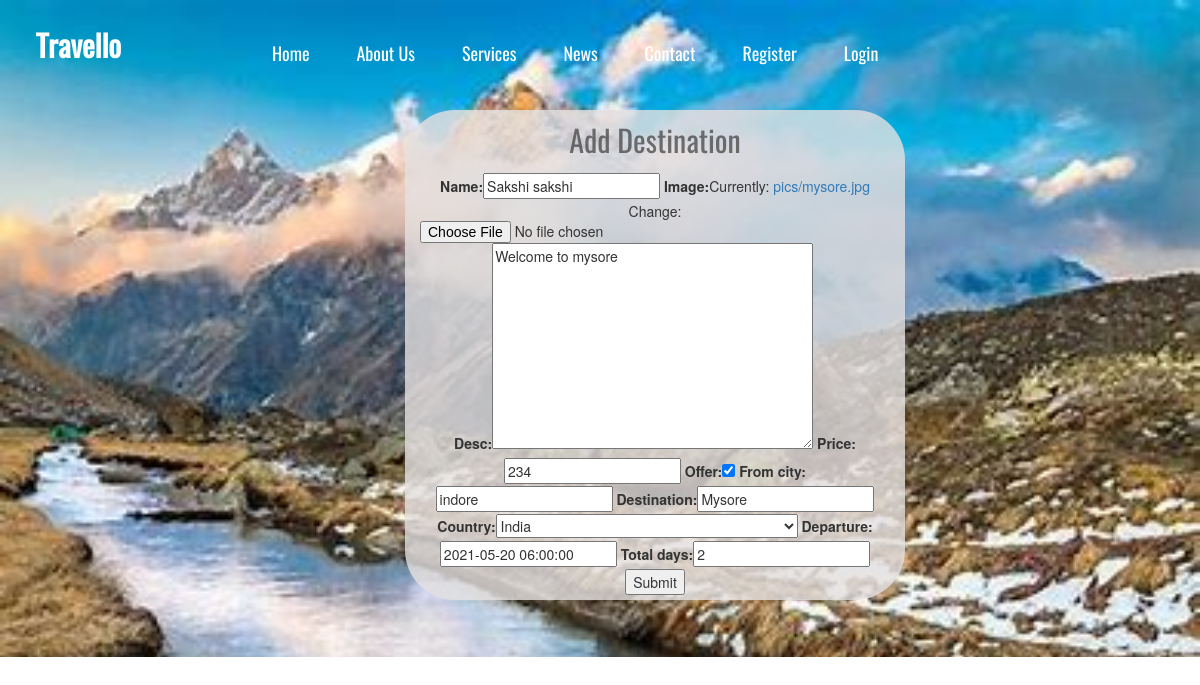
Screenshot of /update/6/ with the database file from the repository.
### travello/models.py (models this page shows)
class Destination(models.Model):
    name = models.CharField(max_length=200)
    image = models.ImageField(upload_to='pics')
    desc = models.TextField()
    price = models.IntegerField()
    offer = models.BooleanField(default=False)
    from_city = models.CharField(max_length=200, null=True, blank=True )
    destination = models.CharField(max_length=200, null=True, blank=True)
    country = CountryField(null=True, blank=True)
    departure = models.DateTimeField(null=True, blank=True)
    total_days = models.IntegerField( null=True, blank=True)

### travello/views.py (the view)
# urls.py: path('update/<str:pk>/',views.update_profile, name="update"),
def update_profile(request,pk):
    dests=Destination.objects.get(id=pk)
    form = operationsForm(instance=dests)
    if request.method == "POST":
        form = operationsForm(request.POST,instance=dests)
        if form.is_valid():
            form.save()
        return redirect('/')
    context={'form':form}
    return render(request, 'itravel/destination_form.html',context)

### travello/forms.py
class operationsForm(ModelForm):
    class Meta:
        model = Destination
        fields = '__all__'

### templates/itravel/destination_form.html (shortened to what this page needs)
<!DOCTYPE html>
<html lang="en">
{% load static %}
<head>
    <link rel="stylesheet" href={% static "bootstrap-3.3.7-dist/css/bootstrap.min.css" %}>
    <link href="https://lex.infosysapps.com/authoring/content-store/content-store/Infosys/Infosys_Ltd/Public/lex_auth_01288538709749760066/web-hosted/assets/https://maxcdn.bootstrapcdn.com/font-awesome/4.6.3/css/font-awesome.min.css" rel="stylesheet">
    <link rel="stylesheet" href={% static "css/register.css" %}>
</head>
<body>
    <div class="header">
        <div class="navbar" id="navb" align="center">
            <div class="container-fluid">
                <div class="navbar-header">
                    <div class="navbar-brand">
                        Travello
                    </div>
                </div>
                <div class="collapse navbar-collapse" id="myNav">
                    <ul class="nav navbar-nav myNav">
                        <a style="color:white;" href="{% url 'home' %}"><li class="underline">Home</li></a>
                        <a style="color:white;" href=""><li class="underline">About Us</li></a>
                        <a style="color:white;" href=""><li class="underline">Services</li></a>
                        <a style="color:white;" href=""><li class="underline">News</li></a>
                        <a style="color:white;" href=""><li class="underline">Contact</li></a>
                        {% if user.is_authenticated %}
                            <a style="color:white;"><li class="underline">{{user.first_name}}</li></a>
                            <a style="color:white;" href="{% url 'logout' %}"><li class="underline">Logout</li></a>
                        {% else %}
                            <a style="color:white;" href="{% url 'register' %}"><li class="underline">Register</li></a>
                            <a style="color:white;" href="{% url 'login_page' %}"><li class="underline">Login</li></a>
                        {% endif %}
                    </ul>
                </div>
            </div>
        </div>
        <div class="container">
            <div class="row myBox" >
                <div class="col-md-8 col-md-offset-2">
                    <div class="innerBox" >
                        <div class="row">
                            <div class="col-md-10 secondCol centre" style="opacity:100%;border-radius:50px;margin-left: 25%;width:500px;">
                                <div class="formHead">Add Destination</div>
                                <form method=POST action='' enctype="multipart/form-data">
                                {{form}}
                                <input type="submit" name="submit">
                                </form>
                            </div>
                        </div>
                    </div>
                </div>
            </div>
        </div>
    </div>
</body>
</html>

### static/css/register.css (style rules this page uses)
.header { width: 100%; height:657px; background-image: url(../images/home_page.jpg); background-size: cover; }
#navb { z-index:9999; }
.navbar { width:100%; padding: 20px; position: fixed; transition: 0.5s; border-radius: 0px; }
.navbar div { color: white; font-size:30px; font-weight: 700; font-family:'myFont', sans-serif; }
.underline { position:relative; text-decoration:none; display:inline-block; }
.underline:after { display:block; content: ''; border-bottom: solid 2px rgba(255,255,255,0.8); transform: scaleX(0); transition: transform 250ms ease-in-out; transform-origin:50% }
ul { width:80%; margin:0 auto; padding: 0px; }
ul li { list-style: none; display:inline-block; padding: 20px 20px; color: white; font-size: 18px; font-family:'myFont', sans-serif; cursor: pointer; font-weight: 400; }
.myBox { margin-top: 110px; }
.innerBox { text-align: center; }
.secondCol { background-color: rgba(229, 226, 226,0.8); height: 490px; }
.formHead { font-family: 'myFont',sans-serif; font-size:30px; padding: 10px; color: rgba(65, 64, 64, 0.726); }

### rows the page displays
Destination: name "Sakshi sakshi", desc "Welcome to mysore", price "234", offer "☑", from_city "indore", destination "Mysore", country "India", departure "2021-05-20 06:00:00", total_days "2"
